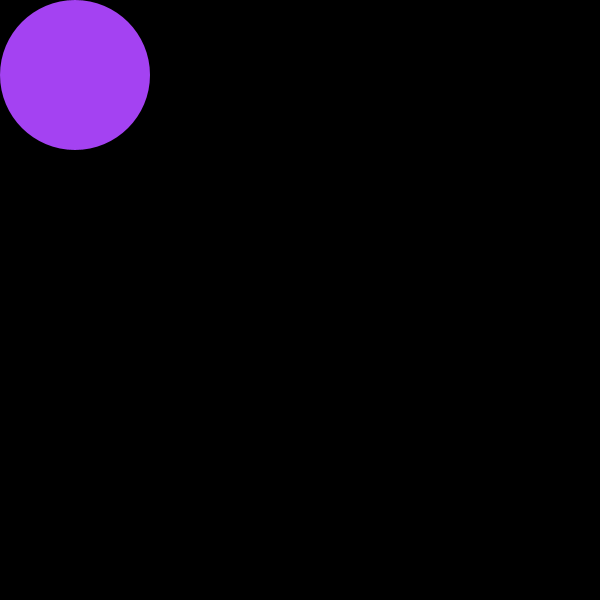
Frame 1 (no input)
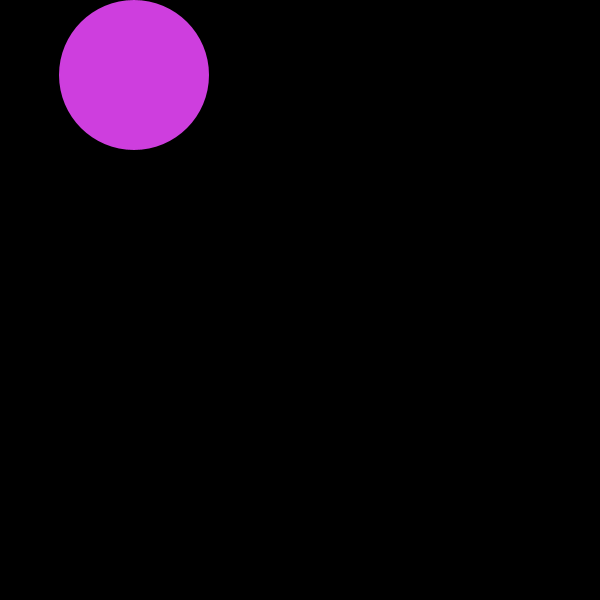
Frame 60 (the mouse pressed at the canvas centre just before this capture)
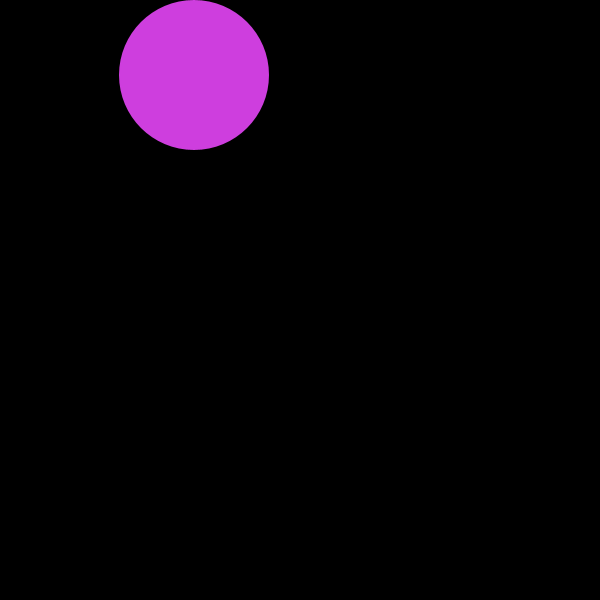
Frame 120 (the mouse held since frame 60 and released just before this capture)

The Processing sketch that drew these frames (run headless with seeded random() and noise(); from frame 60 on, the mouse is pressed at the canvas centre):

// Processing sketch: processing_51055
// ── processing_51055.pde

int verticalx;
int mano;
int verticaly;

void setup() {
size (600,600);

smooth();
verticalx=0;
verticaly=0;
mano=0;
noStroke();
frameRate(100);
fill (random(255),random(255),random(255));

}

void draw(){
  
  background (0, 0,0);
  ellipse(verticalx+75,verticaly+75, 150,150);
  //fill (random(255),random(255),random(255));
  
  if (mano==0) { //esfera se va a la derecha
    verticalx=verticalx+1;
     fill (206,62,222);
  
  }
  
   if(verticalx>447) { //cuando la esfera llega a la derecha
    fill (random(255),random(255),random(255));
    mano=1;
  }
  
  
  if (mano==1){ //cuando la esfera baja a la derecha
    verticaly=verticaly+1;
    fill (255,0,0);
  }
  
  
  if (verticaly>=448){ //cuando la esfera llega a abajo
   //fill (random(255),random(255),random(255));
    mano=2;
   }
    if (mano==2){ //cuando la efera se mueve a la izquierda
    verticalx=verticalx-1;
     fill (50,255,66);
  }
  if (verticalx==0){ //cuando la esfera llega a la izquiera
    mano=3;
   }
     if (mano==3){ //cuando la esfera sube
    verticaly=verticaly-1;
     fill (30,74,255);
  }
  if (verticaly==0){ //cuando la esg+fera llega arriba
   
   
    mano=0;
   }
   
 
}
